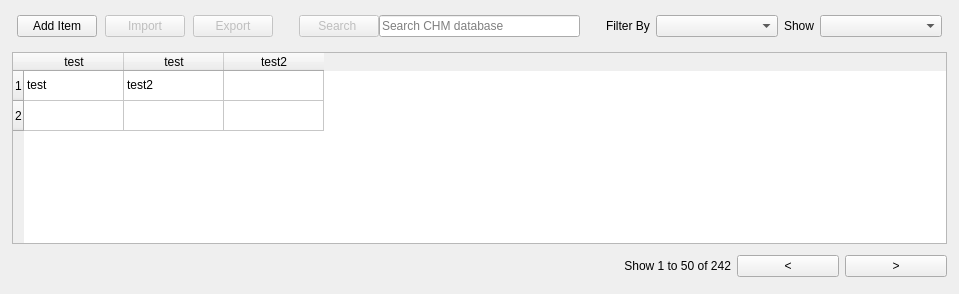
                <widget class="QWidget" name="chmDataTab">
                 <attribute name="title">
                  <string>Database</string>
                 </attribute>
                 <layout class="QVBoxLayout" name="verticalLayout_29">
                  <property name="spacing">
                   <number>-1</number>
                  </property>
                  <property name="leftMargin">
                   <number>12</number>
                  </property>
                  <property name="topMargin">
                   <number>0</number>
                  </property>
                  <property name="rightMargin">
                   <number>12</number>
                  </property>
                  <property name="bottomMargin">
                   <number>12</number>
                  </property>
                  <item>
                   <widget class="QWidget" name="chmDatabaseWidget" native="true">
                    <property name="minimumSize">
                     <size>
                      <width>0</width>
                      <height>200</height>
                     </size>
                    </property>
                    <layout class="QVBoxLayout" name="verticalLayout_33">
                     <property name="spacing">
                      <number>-1</number>
                     </property>
                     <property name="leftMargin">
                      <number>0</number>
                     </property>
                     <property name="topMargin">
                      <number>0</number>
                     </property>
                     <property name="rightMargin">
                      <number>0</number>
                     </property>
                     <property name="bottomMargin">
                      <number>0</number>
                     </property>
                     <item>
                      <widget class="QWidget" name="widget_11" native="true">
                       <layout class="QHBoxLayout" name="horizontalLayout_54">
                        <property name="leftMargin">
                         <number>0</number>
                        </property>
                        <property name="topMargin">
                         <number>0</number>
                        </property>
                        <property name="rightMargin">
                         <number>0</number>
                        </property>
                        <property name="bottomMargin">
                         <number>0</number>
                        </property>
                       </layout>
                      </widget>
                     </item>
                     <item>
                      <widget class="QWidget" name="chmTopMenu1" native="true">
                       <property name="minimumSize">
                        <size>
                         <width>0</width>
                         <height>0</height>
                        </size>
                       </property>
                       <layout class="QHBoxLayout" name="horizontalLayout_56">
                        <property name="spacing">
                         <number>-1</number>
                        </property>
                        <property name="leftMargin">
                         <number>5</number>
                        </property>
                        <property name="topMargin">
                         <number>5</number>
                        </property>
                        <property name="rightMargin">
                         <number>5</number>
                        </property>
                        <property name="bottomMargin">
                         <number>5</number>
                        </property>
                        <item>
                         <widget class="QWidget" name="widget_32" native="true">
                          <layout class="QHBoxLayout" name="horizontalLayout_13">
                           <property name="spacing">
                            <number>8</number>
                           </property>
                           <property name="leftMargin">
                            <number>0</number>
                           </property>
                           <property name="topMargin">
                            <number>2</number>
                           </property>
                           <property name="rightMargin">
                            <number>0</number>
                           </property>
                           <property name="bottomMargin">
                            <number>2</number>
                           </property>
                           <item>
                            <widget class="QPushButton" name="chmAddItemBtn">
                             <property name="text">
                              <string>Add Item</string>
                             </property>
                            </widget>
                           </item>
                           <item>
                            <widget class="QPushButton" name="chmImportBtn">
                             <property name="enabled">
                              <bool>false</bool>
                             </property>
                             <property name="text">
                              <string>Import</string>
                             </property>
                            </widget>
                           </item>
                           <item>
                            <widget class="QPushButton" name="chmExportBtn">
                             <property name="enabled">
                              <bool>false</bool>
                             </property>
                             <property name="text">
                              <string>Export</string>
                             </property>
                            </widget>
                           </item>
                          </layout>
                         </widget>
                        </item>
                        <item>
                         <widget class="QWidget" name="chmSearchWidget" native="true">
                          <property name="minimumSize">
                           <size>
                            <width>0</width>
                            <height>30</height>
                           </size>
                          </property>
                          <layout class="QHBoxLayout" name="horizontalLayout_65">
                           <property name="spacing">
                            <number>0</number>
                           </property>
                           <property name="leftMargin">
                            <number>20</number>
                           </property>
                           <property name="topMargin">
                            <number>0</number>
                           </property>
                           <property name="rightMargin">
                            <number>20</number>
                           </property>
                           <property name="bottomMargin">
                            <number>0</number>
                           </property>
                           <item>
                            <widget class="QPushButton" name="chmSearchBtn1">
                             <property name="enabled">
                              <bool>false</bool>
                             </property>
                             <property name="text">
                              <string>Search </string>
                             </property>
                            </widget>
                           </item>
                           <item>
                            <widget class="QLineEdit" name="chmSearchLine1">
                             <property name="minimumSize">
                              <size>
                               <width>201</width>
                               <height>22</height>
                              </size>
                             </property>
                             <property name="placeholderText">
                              <string>Search CHM database</string>
                             </property>
                            </widget>
                           </item>
                          </layout>
                         </widget>
                        </item>
                        <item>
                         <widget class="QLabel" name="label_50">
                          <property name="text">
                           <string>Filter By</string>
                          </property>
                         </widget>
                        </item>
                        <item>
                         <widget class="QComboBox" name="comboBox_2">
                          <property name="minimumSize">
                           <size>
                            <width>122</width>
                            <height>22</height>
                           </size>
                          </property>
                         </widget>
                        </item>
                        <item>
                         <widget class="QLabel" name="label_57">
                          <property name="text">
                           <string>Show</string>
                          </property>
                         </widget>
                        </item>
                        <item>
                         <widget class="QComboBox" name="comboBox">
                          <property name="minimumSize">
                           <size>
                            <width>122</width>
                            <height>22</height>
                           </size>
                          </property>
                         </widget>
                        </item>
                       </layout>
                      </widget>
                     </item>
                     <item>
                      <widget class="QTableWidget" name="chmInputTable">
                       <property name="styleSheet">
                        <string notr="true"/>
                       </property>
                       <row>
                        <property name="text">
                         <string>1</string>
                        </property>
                       </row>
                       <row>
                        <property name="text">
                         <string>2</string>
                        </property>
                       </row>
                       <column>
                        <property name="text">
                         <string>test</string>
                        </property>
                       </column>
                       <column>
                        <property name="text">
                         <string>test</string>
                        </property>
                       </column>
                       <column>
                        <property name="text">
                         <string>test2</string>
                        </property>
                       </column>
                       <item row="0" column="0">
                        <property name="text">
                         <string>test</string>
                        </property>
                       </item>
                       <item row="0" column="1">
                        <property name="text">
                         <string>test2</string>
                        </property>
                       </item>
                      </widget>
                     </item>
                     <item>
                      <widget class="QWidget" name="widget_34" native="true">
                       <layout class="QHBoxLayout" name="horizontalLayout_63">
                        <property name="topMargin">
                         <number>0</number>
                        </property>
                        <property name="rightMargin">
                         <number>0</number>
                        </property>
                        <property name="bottomMargin">
                         <number>0</number>
                        </property>
                        <item>
                         <spacer name="horizontalSpacer_21">
                          <property name="orientation">
                           <enum>Qt::Horizontal</enum>
                          </property>
                          <property name="sizeHint" stdset="0">
                           <size>
                            <width>590</width>
                            <height>20</height>
                           </size>
                          </property>
                         </spacer>
                        </item>
                        <item>
                         <widget class="QWidget" name="widget_37" native="true">
                          <property name="minimumSize">
                           <size>
                            <width>300</width>
                            <height>0</height>
                           </size>
                          </property>
                          <layout class="QHBoxLayout" name="horizontalLayout_64">
                           <property name="spacing">
                            <number>-1</number>
                           </property>
                           <property name="leftMargin">
                            <number>0</number>
                           </property>
                           <property name="topMargin">
                            <number>5</number>
                           </property>
                           <property name="rightMargin">
                            <number>0</number>
                           </property>
                           <property name="bottomMargin">
                            <number>5</number>
                           </property>
                           <item>
                            <widget class="QLabel" name="historyCurrentSectionLabel_2">
                             <property name="minimumSize">
                              <size>
                               <width>100</width>
                               <height>0</height>
                              </size>
                             </property>
                             <property name="layoutDirection">
                              <enum>Qt::LeftToRight</enum>
                             </property>
                             <property name="text">
                              <string>Show 1 to 50 of 242</string>
                             </property>
                             <property name="alignment">
                              <set>Qt::AlignRight|Qt::AlignTrailing|Qt::AlignVCenter</set>
                             </property>
                            </widget>
                           </item>
                           <item>
                            <widget class="QPushButton" name="historyPrevBtn_2">
                             <property name="minimumSize">
                              <size>
                               <width>102</width>
                               <height>22</height>
                              </size>
                             </property>
                             <property name="text">
                              <string>&lt;</string>
                             </property>
                            </widget>
                           </item>
                           <item>
                            <widget class="QPushButton" name="historyNextBtn_2">
                             <property name="minimumSize">
                              <size>
                               <width>102</width>
                               <height>22</height>
                              </size>
                             </property>
                             <property name="text">
                              <string>&gt;</string>
                             </property>
                            </widget>
                           </item>
                          </layout>
                         </widget>
                        </item>
                       </layout>
                      </widget>
                     </item>
                    </layout>
                   </widget>
                  </item>
                 </layout>
                </widget>
